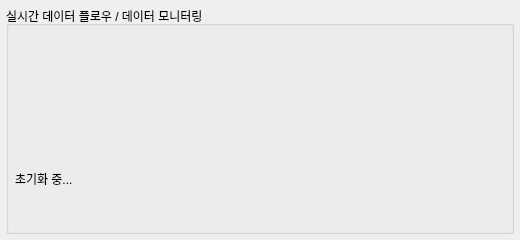
<?xml version="1.0" encoding="UTF-8"?>
<!--
  DataFlowWidget — 실시간 데이터 플로우 / 데이터 모니터링 위젯의 외곽 컨테이너.

  WS Pool → Kafka → TimescaleDB / ClickHouse / MongoDB 노드와 엣지(mps,
  latency_ms, fail_pct) 는 런타임에 DataFlowWidget(.py) 가 동적으로 그린다.
  본 .ui 파일은 SRP 규칙 충족용 외곽 컨테이너만 정의하며, 동적 그리기 영역은
  ``graph_host`` QWidget 안에서 발생한다. 비파괴 — 현 .py 구현은 .ui 를
  사용하지 않고 직접 위젯을 구성하므로 본 파일은 디자이너 편집용 동반 자료다.
-->
<ui version="4.0">
 <class>DataFlowWidget</class>
 <widget class="QWidget" name="DataFlowWidget">
  <property name="geometry">
   <rect><x>0</x><y>0</y><width>520</width><height>240</height></rect>
  </property>
  <property name="windowTitle"><string>실시간 데이터 플로우 / 데이터 모니터링</string></property>
  <layout class="QVBoxLayout" name="root_layout">
   <property name="spacing"><number>4</number></property>
   <property name="leftMargin"><number>6</number></property>
   <property name="topMargin"><number>6</number></property>
   <property name="rightMargin"><number>6</number></property>
   <property name="bottomMargin"><number>6</number></property>
   <item>
    <widget class="QGroupBox" name="group_box">
     <property name="title"><string>실시간 데이터 플로우 / 데이터 모니터링</string></property>
     <layout class="QVBoxLayout" name="group_layout">
      <property name="spacing"><number>4</number></property>
      <property name="leftMargin"><number>6</number></property>
      <property name="topMargin"><number>10</number></property>
      <property name="rightMargin"><number>6</number></property>
      <property name="bottomMargin"><number>6</number></property>
      <item>
       <widget class="QWidget" name="graph_host" native="true">
        <property name="minimumHeight"><number>180</number></property>
        <property name="toolTip"><string>런타임에 노드(WS/Kafka/Timescale/ClickHouse/Mongo) 와 엣지 메트릭(mps · latency_ms · fail_pct) 를 그리는 호스트.</string></property>
       </widget>
      </item>
      <item>
       <widget class="QLabel" name="label_status">
        <property name="text"><string>초기화 중...</string></property>
        <property name="alignment"><set>Qt::AlignLeft|Qt::AlignVCenter</set></property>
       </widget>
      </item>
     </layout>
    </widget>
   </item>
  </layout>
 </widget>
 <resources/>
 <connections/>
</ui>
